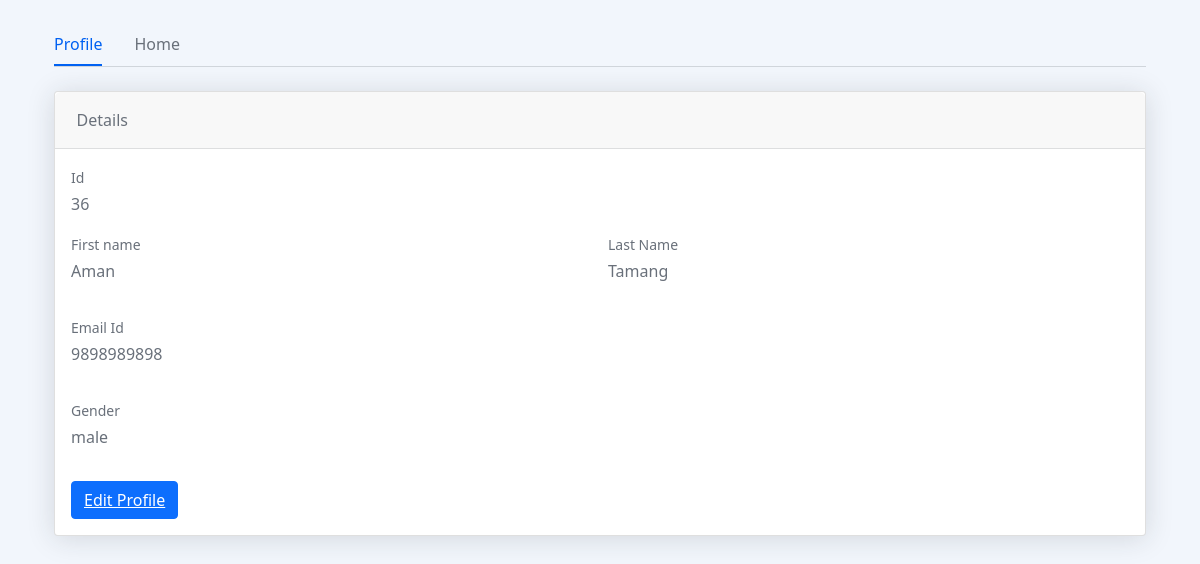
The app's page /user.php (signed in) with its own data.
### tables this page shows
CREATE TABLE IF NOT EXISTS `members` (
  `id` int NOT NULL AUTO_INCREMENT,
  `firstName` varchar(16) NOT NULL,
  `lastName` varchar(16) NOT NULL,
  `email` varchar(30) NOT NULL,
  `password` varchar(30) NOT NULL,
  `date` date NOT NULL,
  `gender` varchar(16) NOT NULL,
  `phone` int NOT NULL,
  `role` int NOT NULL,
  PRIMARY KEY (`id`)
);

### user.php (the view, shortened to what this page needs)
<?php
  include("conn.php");
  $id = $_SESSION["id"];
$user_sql = "SELECT * FROM members WHERE id = '".$id."'";
$user_result = mysqli_query($conn,$user_sql);
$user_data = mysqli_fetch_all($user_result,MYSQLI_ASSOC);
$c_user = $user_data[0];
?>
<?php if(isset( $_SESSION["logged_in"])){ ?>
<!DOCTYPE html>
<html lang="en">
<head>
<link href="https://cdn.jsdelivr.net/npm/bootstrap@5.0.1/dist/css/bootstrap.min.css" rel="stylesheet">
</head>
<body>
<div class="container-xl px-4 mt-4">
<nav class="nav nav-borders">
<a class="nav-link active ms-0">Profile</a>
<a class="nav-link" href="index.php" target="__blank">Home</a>
</nav>
<hr class="mt-0 mb-4">
<div class="row">
<div class="col-xl-12">
<div class="card mb-4">
<div class="card-header">Details</div>
<div class="card-body">
<form>
<div class="mb-3">
<label class="small mb-1" for="inputUsername">Id </label>
<p><?php echo $c_user["id"] ?></p>
</div>
<div class="row gx-3 mb-3">
<div class="col-md-6">
<label class="small mb-1" for="inputFirstName">First name</label>
<p><?php echo $c_user["firstName"] ?></p>
</div>
<div class="col-md-6">
<label class="small mb-1" for="inputLastName">Last Name</label>
<p><?php echo $c_user["lastName"] ?></p>
</div>
</div>
<div class="row gx-3 mb-3">
<div class="col-md-6">
<label class="small mb-1" for="inputLocation">Email Id</label>
<p><?php echo $c_user["email"] ?><br></p>
</div>
</div>
<div class="mb-3">
<label class="small mb-1" for="inputEmailAddress">Gender</label>
<p><?php echo $c_user["gender"] ?></p>
</div>
<button class="btn btn-primary" type="button"><a href="prof-edit.php" style="color:white">Edit Profile</a></button>
</form>
</div>
</div>
</div>
</div>
</div>
</body>
  <?php }else{ ?>
<?php echo "not login" ?>
<?php header("Location: login.php") ?>
 <?php }  ?>
</html>

### user.php (style rules this page uses)
body { margin-top:20px; background-color:#f2f6fc; color:#69707a; }
.card { box-shadow: 0 0.15rem 1.75rem 0 rgb(33 40 50 / 15%); }
.card .card-header { font-weight: 500; }
.card-header:first-child { border-radius: 0.35rem 0.35rem 0 0; }
.card-header { padding: 1rem 1.35rem; margin-bottom: 0; background-color: rgba(33, 40, 50, 0.03); border-bottom: 1px solid rgba(33, 40, 50, 0.125); }
.nav-borders .nav-link.active { color: #0061f2; border-bottom-color: #0061f2; }
.nav-borders .nav-link { color: #69707a; border-bottom-width: 0.125rem; border-bottom-style: solid; border-bottom-color: transparent; padding-top: 0.5rem; padding-bottom: 0.5rem; padding-left: 0; padding-right: 0; margin-left: 1rem; margin-right: 1rem; }

### records on screen
members: id "36", firstName "Aman", lastName "Tamang", email "9898989898", gender "male"
